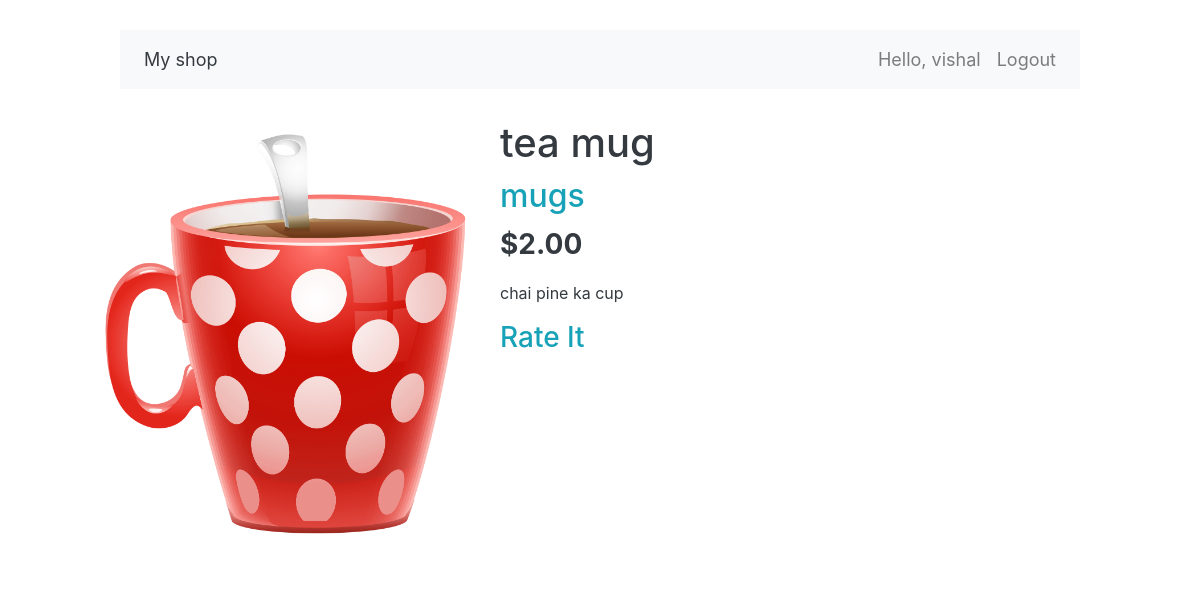
The app's page /2/tea-mug/ (signed in) with its own data.
### spm_ck/models.py (models this page shows, shortened)
class Product(models.Model):
    category = models.ForeignKey(Category,
                                 related_name='products',
                             on_delete=models.CASCADE)
    name = models.CharField(max_length=200, db_index=True)
    slug = models.SlugField(max_length=200, db_index=True)
    image = models.ImageField(upload_to='products/%Y/%m/%d',
                              blank=True)
    description = models.TextField(blank=True)
    price = models.DecimalField(max_digits=10, decimal_places=2)
    available = models.BooleanField(default=True)
    created = models.DateTimeField(auto_now_add=True)
    updated = models.DateTimeField(auto_now=True)
    class Meta:
        ordering = ('name',)
        index_together = (('id', 'slug'),)

class Category(models.Model):
    name = models.CharField(max_length=200,
                            db_index=True)
    slug = models.SlugField(max_length=200,
                            unique=True)
    class Meta:
        ordering = ('name',)
        verbose_name = 'category'
        verbose_name_plural = 'categories'
    def __str__(self):
        return self.name
    def get_absolute_url(self):
            return reverse('spm_ck:product_list_by_category',
                           args=[self.slug])

### spm_ck/views.py (the view)
# urls.py: path('<int:id>/<slug:slug>/', views.product_detail,name='product_detail'),
@login_required(login_url='spm_ck:login')
def product_detail(request, id, slug):
	B=Product.objects.get(pk=id)
	A = Rating.objects.filter(rated_product=B)
	product = get_object_or_404(Product,
		                id=id,
		                slug=slug,
		                available=True)
	return render(request,
		  'spm_ck/product/detail.html',
		  {'product': product,'A': A})

### spm_ck/templates/spm_ck/product/detail.html (shortened to what this page needs)
{% extends "spm_ck/base.html" %}
{% load static %}
{% block content %}
<div class="text-dark">
  <div class="product-detail">
    <img src="{% if product.image %}{{ product.image.url }}{% else %}{% static 'img/no_image.png' %}{% endif %}">
    <h1>{{ product.name }}</h1>
    <h2><a href="{{ product.category.get_absolute_url }}" class="text-info">{{ product.category }}</a></h2>
    <p class="price text-dark" >${{ product.price }}</p>
    {{ product.description|linebreaks }}
    <h3><a href="/{{ product.id }}/create_order" class="text-info effect-underline" >Rate It</a></h3>
  </div>
</div>
{% endblock %}

### spm_ck/templates/spm_ck/base.html (shortened to what this page needs)
{% load static %}
<!DOCTYPE html>
<html>
<head>
  <link href="{% static 'css/base.css' %}" rel="stylesheet">
  <link rel="stylesheet" href="https://maxcdn.bootstrapcdn.com/bootstrap/4.0.0/css/bootstrap.min.css">
  <link href="https://cdn.jsdelivr.net/npm/bootstrap@5.0.0-beta1/dist/css/bootstrap.min.css" rel="stylesheet">
  <link rel="stylesheet" href="https://stackpath.bootstrapcdn.com/bootstrap/4.5.2/css/bootstrap.min.css">
  <link rel="stylesheet" href="https://maxcdn.bootstrapcdn.com/font-awesome/4.7.0/css/font-awesome.min.css">
</head>
<body>
  <div id="header" class="bs-example">
    <nav class="navbar navbar-expand-md navbar-light bg-light">
        <div class="collapse navbar-collapse" id="navbarCollapse">
            <div class="navbar-nav">
                <a href="/" class="nav-item nav-link brand-logo text-dark">My shop</a>
            </div>
            <div class="navbar-nav ml-auto">
                <span class="nav-item nav-link">Hello, {{request.user}}</span>
                <a href="{% url 'spm_ck:logout' %}" class="nav-item nav-link">Logout</a>
            </div>
        </div>
    </nav>
  </div>
  <div id="content">
    {% block content %}
    {% endblock %}
  </div>
</body>
</html>

### spm_ck/static/css/base.css (style rules this page uses)
body { background-color: #ecf0f1 ; margin:0; padding:0; font-family:helvetica, sans-serif; }
h1, h2, h3, h4, h5 , h6 { font-family: 'Ubuntu', sans-serif; font-weight:normal; }
a { text-decoration:none; color:#5993bb; }
#header { padding:10px 100px; font-size:18px; overflow:auto; }
#content { padding:0 100px; overflow:hidden; }
.product-detail { text-align:justify; }
.product-detail .price { color:#333; font-size:28px; font-weight:bold; }
.product-detail img { width:40%; float:left; padding:0 20px 20px 0; }
.product-detail h1 { margin-bottom:0; }
.product-detail h2 { margin-top:10px; }

### spm_ck/templates/spm_ck/base.html (style rules this page uses)
.bs-example { margin: 20px; }

### records on screen
Product: image (picture), name "tea mug", category "mugs", price "2.00", description "chai pine ka cup"

### other values on screen
{{ request.user }} "vishal"
